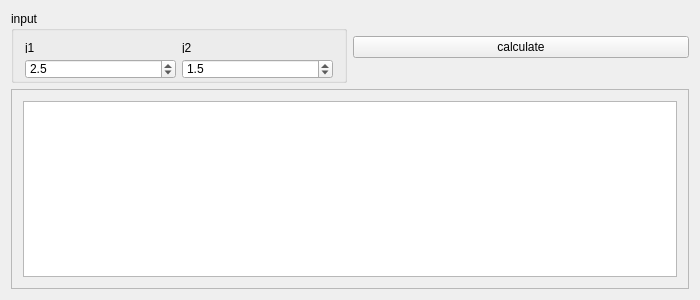
<?xml version="1.0" encoding="UTF-8"?>
<ui version="4.0">
 <class>MainWindow</class>
 <widget class="QMainWindow" name="MainWindow">
  <property name="geometry">
   <rect>
    <x>0</x>
    <y>0</y>
    <width>700</width>
    <height>300</height>
   </rect>
  </property>
  <property name="windowTitle">
   <string>MainWindow</string>
  </property>
  <widget class="QWidget" name="centralWidget">
   <layout class="QGridLayout" name="gridLayout_2">
    <item row="0" column="0">
     <widget class="QGroupBox" name="groupBox">
      <property name="sizePolicy">
       <sizepolicy hsizetype="Minimum" vsizetype="Preferred">
        <horstretch>0</horstretch>
        <verstretch>0</verstretch>
       </sizepolicy>
      </property>
      <property name="minimumSize">
       <size>
        <width>190</width>
        <height>70</height>
       </size>
      </property>
      <property name="title">
       <string>input</string>
      </property>
      <layout class="QGridLayout" name="gridLayout">
       <item row="0" column="0">
        <widget class="QLabel" name="label">
         <property name="text">
          <string>j1</string>
         </property>
        </widget>
       </item>
       <item row="0" column="1">
        <widget class="QLabel" name="label_2">
         <property name="text">
          <string>j2</string>
         </property>
        </widget>
       </item>
       <item row="1" column="0">
        <widget class="QDoubleSpinBox" name="j1Box">
         <property name="minimumSize">
          <size>
           <width>0</width>
           <height>20</height>
          </size>
         </property>
         <property name="decimals">
          <number>1</number>
         </property>
         <property name="minimum">
          <double>1.000000000000000</double>
         </property>
         <property name="singleStep">
          <double>0.500000000000000</double>
         </property>
         <property name="value">
          <double>2.500000000000000</double>
         </property>
        </widget>
       </item>
       <item row="1" column="1">
        <widget class="QDoubleSpinBox" name="j2Box">
         <property name="minimumSize">
          <size>
           <width>0</width>
           <height>20</height>
          </size>
         </property>
         <property name="decimals">
          <number>1</number>
         </property>
         <property name="minimum">
          <double>1.000000000000000</double>
         </property>
         <property name="singleStep">
          <double>0.500000000000000</double>
         </property>
         <property name="value">
          <double>1.500000000000000</double>
         </property>
        </widget>
       </item>
      </layout>
     </widget>
    </item>
    <item row="0" column="1">
     <widget class="QPushButton" name="calcButton">
      <property name="text">
       <string>calculate</string>
      </property>
     </widget>
    </item>
    <item row="1" column="0" colspan="2">
     <widget class="QScrollArea" name="scrollArea">
      <property name="widgetResizable">
       <bool>true</bool>
      </property>
      <widget class="QWidget" name="scrollAreaWidgetContents">
       <property name="geometry">
        <rect>
         <x>0</x>
         <y>0</y>
         <width>680</width>
         <height>201</height>
        </rect>
       </property>
       <layout class="QGridLayout" name="gridLayout_3">
        <item row="0" column="0">
         <widget class="QTextBrowser" name="textBrowser"/>
        </item>
       </layout>
      </widget>
     </widget>
    </item>
   </layout>
  </widget>
 </widget>
 <layoutdefault spacing="6" margin="11"/>
 <resources/>
 <connections/>
</ui>
